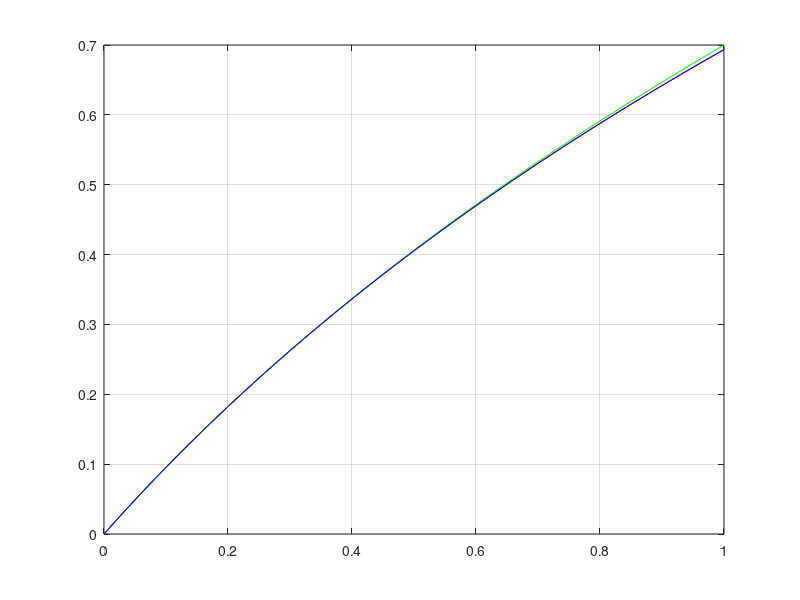
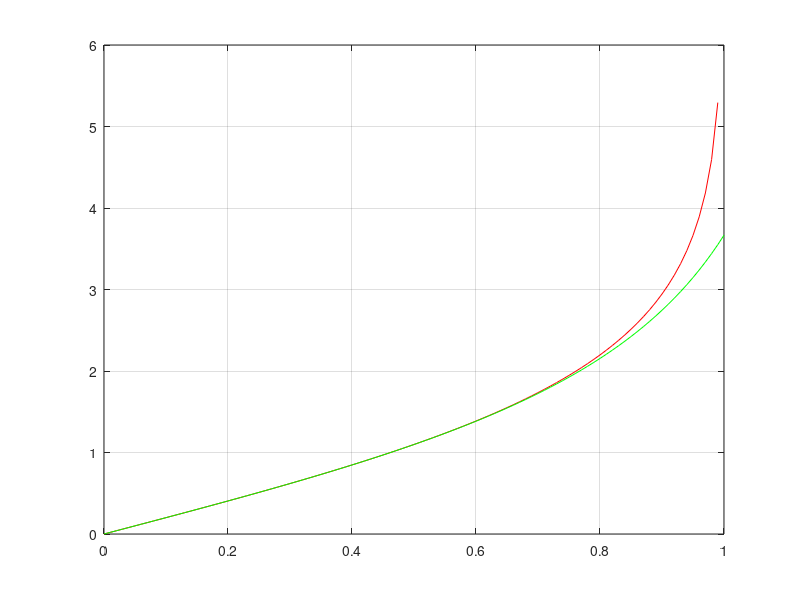

Here is the MATLAB script that generated these plots, in order:
% Logarytmy

x = 0 : 0.01 : 1;

y1 = log(1+x);
y2 = x.*(6+x)./(6+4*x);
y3 = x.*(6+0.7662*x)./(5.9897+3.7658*x);

figure;
plot(x,y1,'r',x,y2,'g',x,y3,'b'); grid; pause

y1 = log((1+x)./(1-x));
y2 = 2*x.*(15-4*x.^2) ./ (15-9*x.^2);

figure;
plot(x,y1,'r',x,y2,'g'); grid; pause
